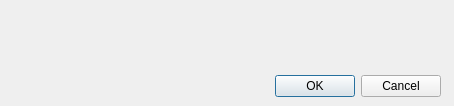
<?xml version="1.0" encoding="UTF-8"?>
<ui version="4.0">
 <class>delete_dialog</class>
 <widget class="QDialog" name="delete_dialog">
  <property name="geometry">
   <rect>
    <x>0</x>
    <y>0</y>
    <width>454</width>
    <height>106</height>
   </rect>
  </property>
  <property name="windowTitle">
   <string>Dialog</string>
  </property>
  <widget class="QDialogButtonBox" name="buttonBox">
   <property name="geometry">
    <rect>
     <x>100</x>
     <y>70</y>
     <width>341</width>
     <height>32</height>
    </rect>
   </property>
   <property name="orientation">
    <enum>Qt::Horizontal</enum>
   </property>
   <property name="standardButtons">
    <set>QDialogButtonBox::Cancel|QDialogButtonBox::Ok</set>
   </property>
  </widget>
  <widget class="QLabel" name="label">
   <property name="geometry">
    <rect>
     <x>90</x>
     <y>30</y>
     <width>351</width>
     <height>31</height>
    </rect>
   </property>
   <property name="text">
    <string/>
   </property>
  </widget>
  <widget class="QLabel" name="icon_label">
   <property name="geometry">
    <rect>
     <x>16</x>
     <y>20</y>
     <width>61</width>
     <height>51</height>
    </rect>
   </property>
   <property name="text">
    <string/>
   </property>
  </widget>
  <widget class="QLabel" name="file_name_label">
   <property name="geometry">
    <rect>
     <x>250</x>
     <y>30</y>
     <width>191</width>
     <height>31</height>
    </rect>
   </property>
   <property name="text">
    <string/>
   </property>
  </widget>
 </widget>
 <resources/>
 <connections>
  <connection>
   <sender>buttonBox</sender>
   <signal>accepted()</signal>
   <receiver>delete_dialog</receiver>
   <slot>accept()</slot>
   <hints>
    <hint type="sourcelabel">
     <x>248</x>
     <y>254</y>
    </hint>
    <hint type="destinationlabel">
     <x>157</x>
     <y>274</y>
    </hint>
   </hints>
  </connection>
  <connection>
   <sender>buttonBox</sender>
   <signal>rejected()</signal>
   <receiver>delete_dialog</receiver>
   <slot>reject()</slot>
   <hints>
    <hint type="sourcelabel">
     <x>316</x>
     <y>260</y>
    </hint>
    <hint type="destinationlabel">
     <x>286</x>
     <y>274</y>
    </hint>
   </hints>
  </connection>
 </connections>
</ui>
